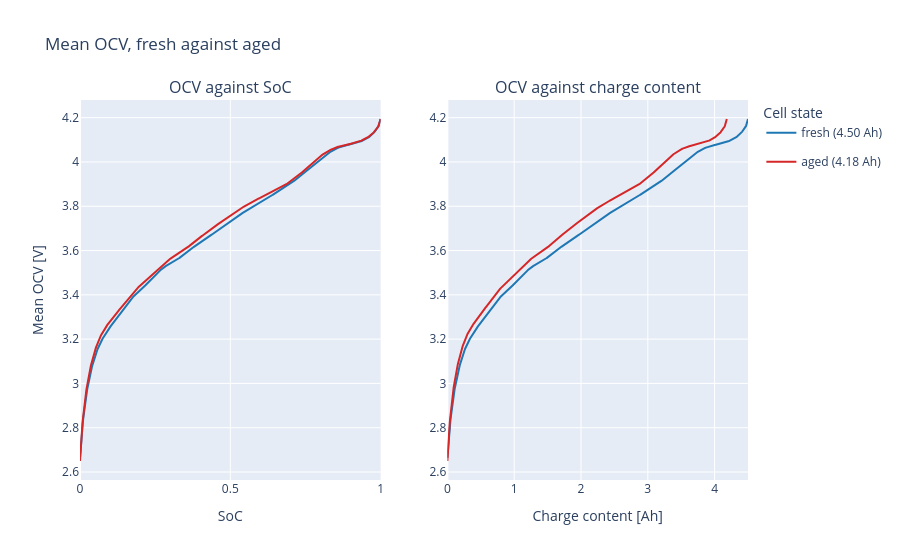

Write notebook code for a chart like this one.
### Markdown cell above
The OCV curves explain the offset at the start of the pulses. Against SoC both curves span 0 to 1, so ageing shows up as a shift in voltage at a given SoC. Against charge content (SoC times each cell's own capacity) the aged curve also ends early, at the capacity the cell has lost.

### Code cell
from plotly.subplots import make_subplots

fig = make_subplots(
    rows=1,
    cols=2,
    subplot_titles=("OCV against SoC", "OCV against charge content"),
)
for label, ecm, colour in (("fresh", fresh, "#1f77b4"), ("aged", aged, "#d62728")):
    ocv = ecm.ocv
    name = f"{label} ({ecm.capacity:.2f} Ah)"
    fig.add_trace(
        go.Scatter(
            x=ocv["soc"],
            y=ocv["mean_voltage_V"],
            mode="lines",
            name=name,
            legendgroup=label,
            line={"color": colour},
        ),
        row=1,
        col=1,
    )
    fig.add_trace(
        go.Scatter(
            x=ocv["soc"] * ecm.capacity,
            y=ocv["mean_voltage_V"],
            mode="lines",
            name=name,
            legendgroup=label,
            showlegend=False,
            line={"color": colour},
        ),
        row=1,
        col=2,
    )
fig.update_xaxes(title_text="SoC", row=1, col=1)
fig.update_xaxes(title_text="Charge content [Ah]", row=1, col=2)
fig.update_yaxes(title_text="Mean OCV [V]", row=1, col=1)
fig.update_layout(title="Mean OCV, fresh against aged", legend_title="Cell state")
fig

### Figure 1 — Plotly figure (JSON) as saved in the notebook; plotly's stock layout.template omitted (floating-point values rounded to 4 significant figures; data arrays with more than 128 entries replaced by an {"elided": "..."} marker saying what was removed)
{"data": [{"legendgroup": "fresh", "line": {"color": "#1f77b4"}, "mode": "lines", "name": "fresh (4.50 Ah)", "type": "scatter", "x": {"elided": "1001 float values"}, "xaxis": "x", "y": {"elided": "1001 float values"}, "yaxis": "y"}, {"legendgroup": "fresh", "line": {"color": "#1f77b4"}, "mode": "lines", "name": "fresh (4.50 Ah)", "showlegend": false, "type": "scatter", "x": {"elided": "1001 float values"}, "xaxis": "x2", "y": {"elided": "1001 float values"}, "yaxis": "y2"}, {"legendgroup": "aged", "line": {"color": "#d62728"}, "mode": "lines", "name": "aged (4.18 Ah)", "type": "scatter", "x": {"elided": "1001 float values"}, "xaxis": "x", "y": {"elided": "1001 float values"}, "yaxis": "y"}, {"legendgroup": "aged", "line": {"color": "#d62728"}, "mode": "lines", "name": "aged (4.18 Ah)", "showlegend": false, "type": "scatter", "x": {"elided": "1001 float values"}, "xaxis": "x2", "y": {"elided": "1001 float values"}, "yaxis": "y2"}], "layout": {"annotations": [{"font": {"size": 16}, "showarrow": false, "text": "OCV against SoC", "x": 0.225, "xanchor": "center", "xref": "paper", "y": 1.0, "yanchor": "bottom", "yref": "paper"}, {"font": {"size": 16}, "showarrow": false, "text": "OCV against charge content", "x": 0.775, "xanchor": "center", "xref": "paper", "y": 1.0, "yanchor": "bottom", "yref": "paper"}], "legend": {"title": {"text": "Cell state"}}, "title": {"text": "Mean OCV, fresh against aged"}, "xaxis": {"anchor": "y", "domain": [0.0, 0.45], "title": {"text": "SoC"}}, "xaxis2": {"anchor": "y2", "domain": [0.55, 1.0], "title": {"text": "Charge content [Ah]"}}, "yaxis": {"anchor": "x", "domain": [0.0, 1.0], "title": {"text": "Mean OCV [V]"}}, "yaxis2": {"anchor": "x2", "domain": [0.0, 1.0]}}}
